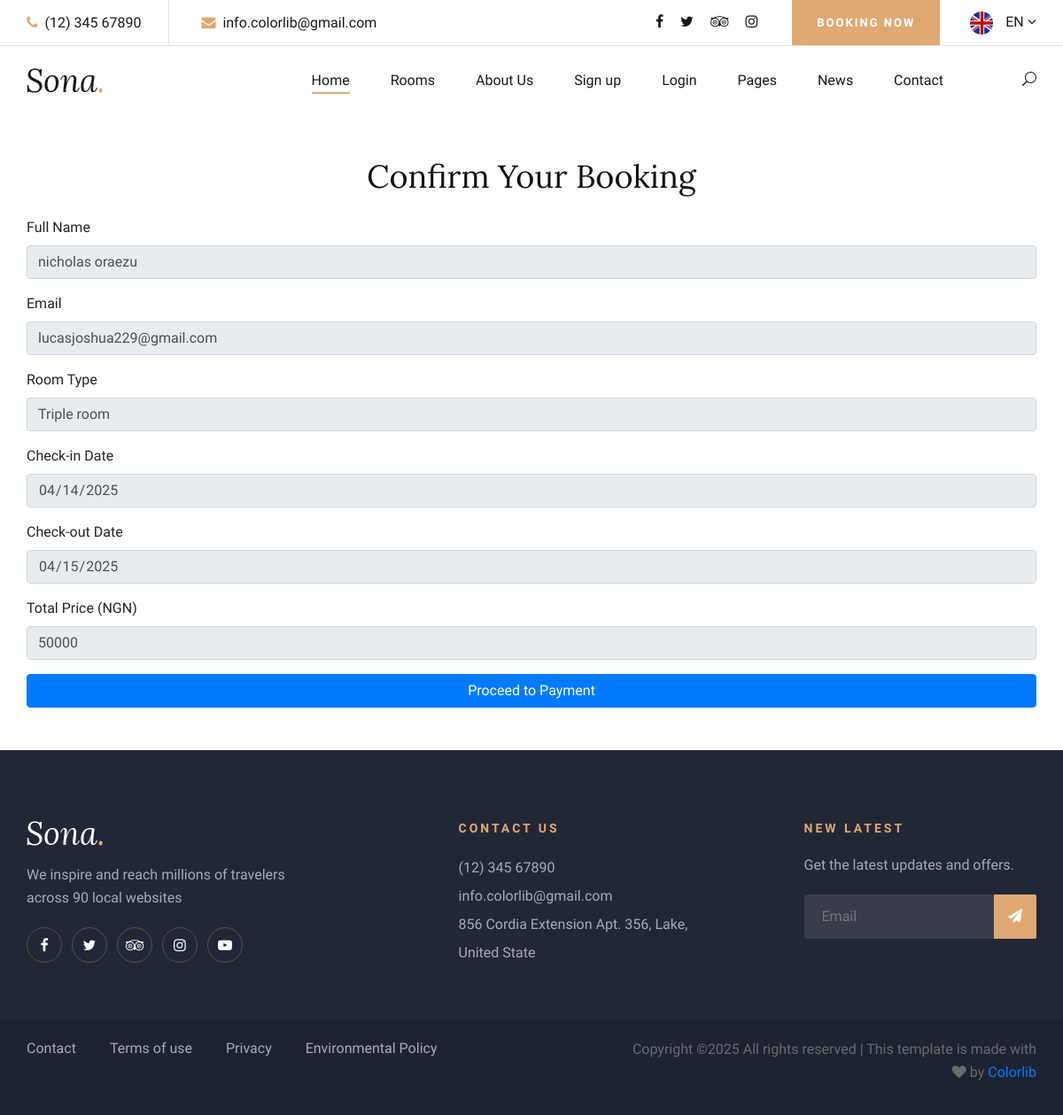
The app's page /rooms/payment/13/ with its own data.
### rooms/models.py (models this page shows, shortened)
class Booking(models.Model):
    user = models.ForeignKey(settings.AUTH_USER_MODEL, on_delete=models.CASCADE)
    room=models.ForeignKey(Rooms,on_delete=models.CASCADE)
    check_in=models.DateField()
    check_out=models.DateField()
    guests=models.IntegerField()
    total_price=models.IntegerField()
    status= models.CharField(
        max_length=20,
         choices=[('pending', 'Pending'), ('confirmed', 'Confirmed'), ('cancelled', 'Cancelled')],
        default='pending'
    )

class Rooms(models.Model):
    room_type=models.CharField(max_length=50)
    room_number=models.CharField(max_length=20,unique=True)
    size=models.CharField(max_length=40)
    image=models.ImageField(upload_to='photos/room')
    capacity=models.CharField(max_length=30)
    bed=models.CharField(max_length=100)
    price_per_night=models.IntegerField()
    is_available=models.BooleanField(default=True)

### accounts/models.py (models this page shows, shortened)
class Account(AbstractBaseUser):
    first_name=models.CharField(max_length=50)
    last_name=models.CharField(max_length=50)
    username=models.CharField(max_length=50)
    email=models.EmailField(max_length=100,unique=True)
    phone=models.CharField(max_length=50)
    date_joined=models.DateTimeField(auto_now_add=True)
    last_login=models.DateTimeField(auto_now_add=True)
    is_admin=models.BooleanField(default=False)
    is_active=models.BooleanField(default=False)
    is_staff=models.BooleanField(default=False)
    is_superadmin=models.BooleanField(default=False)
    USERNAME_FIELD ='email'
    REQUIRED_FIELDS=['username','first_name','last_name']
    objects=MyAccountManger()
    def full_name(self):
       return f'{self.first_name} {self.last_name}'

### rooms/views.py (the view)
# urls.py: path("payment/<int:booking_id>/",views.payment_page, name="payment_page"),
def payment_page(request, booking_id):
    booking = get_object_or_404(Booking, id=booking_id)
    reference = generate_reference()
    context = {
        "booking": booking,
        "paystack_public_key": settings.PAYSTACK_PUBLIC_KEY,  # Ensure this is set in settings.py
         "reference": reference,
    }
    return render(request, "payment_page.html", context)

### rooms/views.py (called while the page is built)
def generate_reference():
    return 'HBOOK' + ''.join(random.choices(string.digits, k=10))

### templates/payment_page.html (shortened to what this page needs)
   {% extends "base.html" %}
{% block pagecontent %}
<div class="container mt-5 mb-5">
    <h2 class="text-center">Confirm Your Booking</h2>
    <form id="payment-form" class="mt-4 mb-20">
        <div class="mb-3">
            <label class="form-label">Full Name</label>
            <input type="text" class="form-control" id="fullname" value="{{ booking.user.full_name }}" readonly>
        </div>
        <div class="mb-3">
            <label class="form-label">Email</label>
            <input type="email" class="form-control" id="email" value="{{ booking.user.email }}" readonly>
        </div>
        <div class="mb-3">
            <label class="form-label">Room Type</label>
            <input type="text" class="form-control" id="room_type" value="{{ booking.room.room_type }}" readonly>
        </div>
        <div class="mb-3">
            <label class="form-label">Check-in Date</label>
            <input type="date" class="form-control" id="checkin" value="{{ booking.check_in|date:'Y-m-d' }}" readonly>
        </div>
        <div class="mb-3">
            <label class="form-label">Check-out Date</label>
            <input type="date" class="form-control" id="checkout" value="{{ booking.check_out|date:'Y-m-d' }}" readonly>
        </div>
        <div class="mb-3">
            <label class="form-label">Total Price (NGN)</label>
            <input type="text" class="form-control" id="amount" value="{{ booking.total_price }}" readonly>
        </div>
        <button type="button" class="btn btn-primary w-100" onclick="payWithPaystack()">Proceed to Payment</button>
    </form>
</div>
{% endblock %}

### static/css/style.css (style rules this page uses)
html, body { height: 100%; font-family: "Cabin", sans-serif; -webkit-font-smoothing: antialiased; font-smoothing: antialiased; }
h1, h2, h3, h4, h5, h6 { margin: 0; color: #111111; font-weight: 400; font-family: "Lora", serif; }
h2 { font-size: 36px; }
@media only screen and (min-width: 1200px) { .container { max-width: 1170px; } }

### records on screen
Booking: user.full_name "nicholas oraezu", user.email "lucasjoshua229@gmail.com", room.room_type "Triple room", check_in "04/14/2025", check_out "04/15/2025", total_price "50000"
